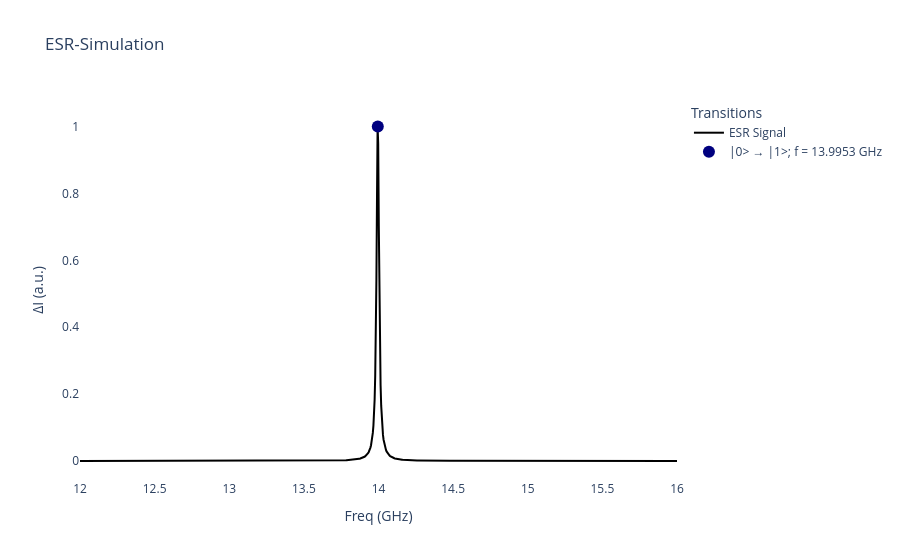

Here is the notebook cell this chart was saved with:
### Markdown cell above
## ESR Simulation

### Code cell
ESR.plot_FreqSweep(spinsys, freq_array=np.linspace(12,16,1000), norm=True, AllowPumping=False);

# Alternative
# ESR.plot_FreqSweep_ESRrate(spinsys, freq_array=np.linspace(15,16,1000), norm=True);
#spinsys.Amp

### Figure 1 — Plotly figure (JSON) as saved in the notebook; plotly's stock layout.template omitted (floating-point values rounded to 4 significant figures; data arrays with more than 128 entries replaced by an {"elided": "..."} marker saying what was removed)
{"data": [{"line": {"color": "black", "width": 2}, "mode": "lines", "name": "ESR Signal", "type": "scatter", "x": {"elided": "1000 float values"}, "y": {"elided": "1000 float values"}}, {"marker": {"color": "rgb(0,0,127)", "size": 12}, "mode": "markers", "name": "|0> → |1>; f = 13.9953 GHz", "type": "scatter", "x": [14.0], "y": [1]}], "layout": {"legend": {"title": {"text": "Transitions"}}, "paper_bgcolor": "white", "plot_bgcolor": "white", "showlegend": true, "title": {"text": "ESR-Simulation"}, "xaxis": {"range": [12, 16], "title": {"text": "Freq (GHz)"}}, "yaxis": {"title": {"text": "ΔI (a.u.)"}}}}
